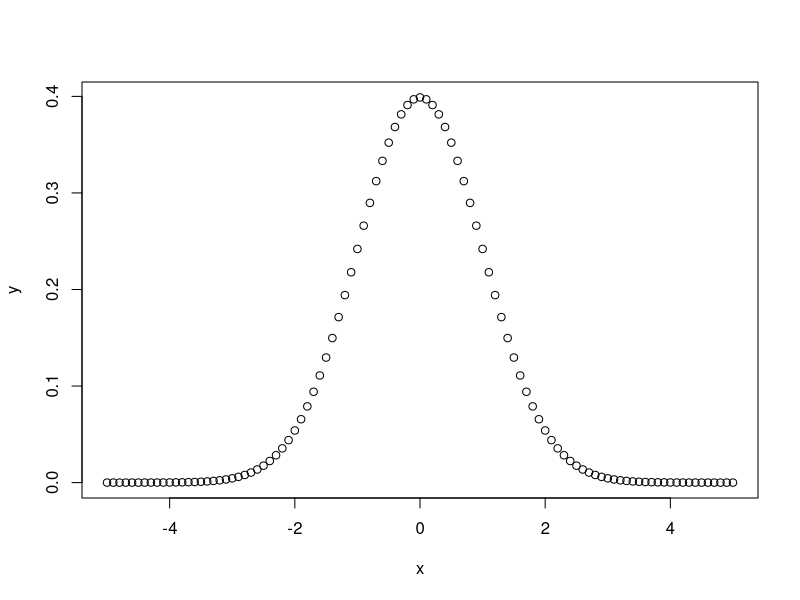

R code for this plot:
# Create a sequence of numbers between -5 and 5 incrementing it by 0.2.
x <- seq(-5, 5, by = .1)
# The mean here is 1.0 and standard deviation as 0.
y <- dnorm(x, mean =0, sd = 1)
#Plot the Graph
plot(x,y)